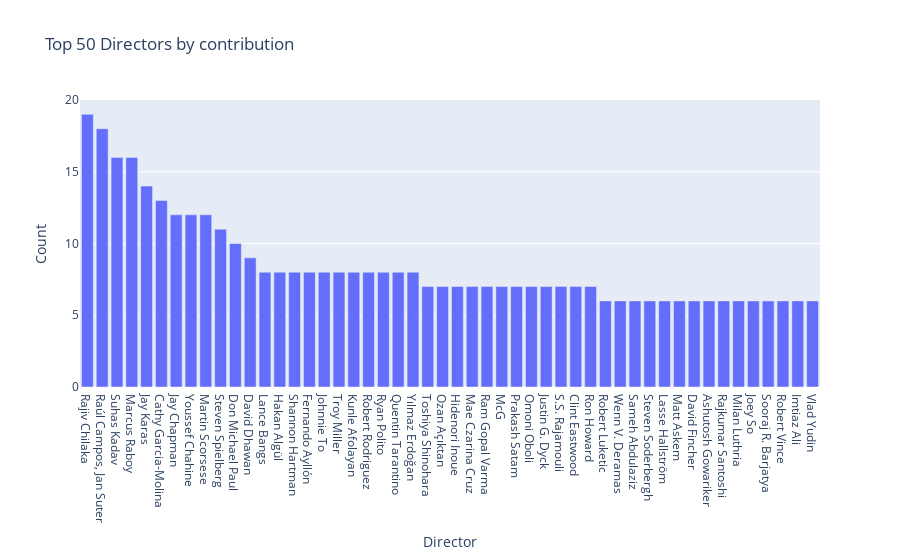

The cell this chart's notebook holds for it:
### Code cell
px.bar(top_50_directors[:50], x = 'Director', y= 'Count' , title= 'Top 50 Directors by contribution')

### Figure 1 — Plotly figure (JSON) as saved in the notebook; plotly's stock layout.template omitted (floating-point values rounded to 4 significant figures)
{"data": [{"alignmentgroup": "True", "hovertemplate": "Director=%{x}<br>Count=%{y}<extra></extra>", "legendgroup": "", "marker": {"color": "#636efa", "pattern": {"shape": ""}}, "name": "", "offsetgroup": "", "orientation": "v", "showlegend": false, "textposition": "auto", "type": "bar", "x": ["Rajiv Chilaka", "Raúl Campos, Jan Suter", "Suhas Kadav", "Marcus Raboy", "Jay Karas", "Cathy Garcia-Molina", "Jay Chapman", "Youssef Chahine", "Martin Scorsese", "Steven Spielberg", "Don Michael Paul", "David Dhawan", "Lance Bangs", "Hakan Algül", "Shannon Hartman", "Fernando Ayllón", "Johnnie To", "Troy Miller", "Kunle Afolayan", "Robert Rodriguez", "Ryan Polito", "Quentin Tarantino", "Yılmaz Erdoğan", "Toshiya Shinohara", "Ozan Açıktan", "Hidenori Inoue", "Mae Czarina Cruz", "Ram Gopal Varma", "McG", "Prakash Satam", "Omoni Oboli", "Justin G. Dyck", "S.S. Rajamouli", "Clint Eastwood", "Ron Howard", "Robert Luketic", "Wenn V. Deramas", "Sameh Abdulaziz", "Steven Soderbergh", "Lasse Hallström", "Matt Askem", "David Fincher", "Ashutosh Gowariker", "Rajkumar Santoshi", "Milan Luthria", "Joey So", "Sooraj R. Barjatya", "Robert Vince", "Imtiaz Ali", "Vlad Yudin"], "xaxis": "x", "y": [19, 18, 16, 16, 14, 13, 12, 12, 12, 11, 10, 9, 8, 8, 8, 8, 8, 8, 8, 8, 8, 8, 8, 7, 7, 7, 7, 7, 7, 7, 7, 7, 7, 7, 7, 6, 6, 6, 6, 6, 6, 6, 6, 6, 6, 6, 6, 6, 6, 6], "yaxis": "y"}], "layout": {"barmode": "relative", "legend": {"tracegroupgap": 0}, "title": {"text": "Top 50 Directors by contribution"}, "xaxis": {"anchor": "y", "domain": [0, 1], "title": {"text": "Director"}}, "yaxis": {"anchor": "x", "domain": [0, 1], "title": {"text": "Count"}}}}
